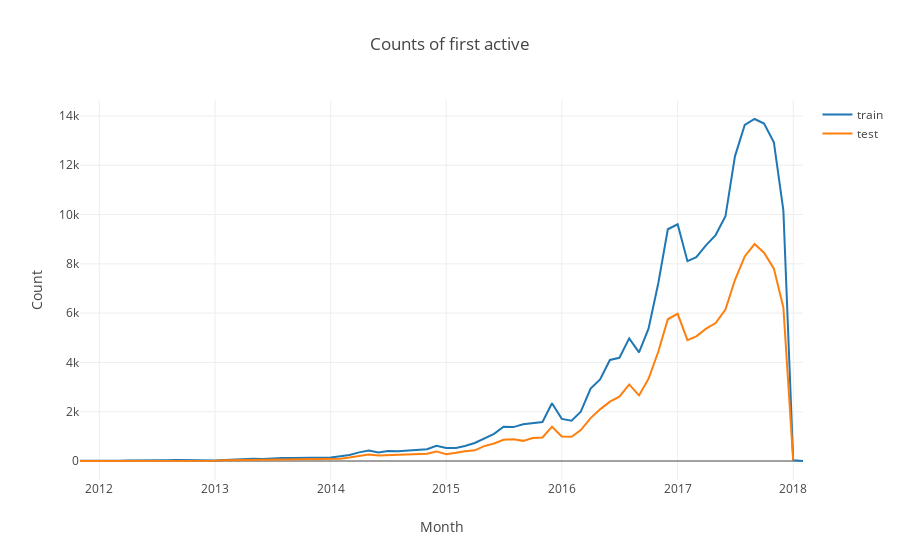

Notebook source saved alongside this figure:
### Markdown cell above
- These two plots show an important idea: while different categories of these features could have various counts, the distribution of target is almost the same. This could mean, that these features aren't really good at predicting target - we'll need other features and feature engineering. Also it is worth noticing that mean target values of each catogory of these features is near zero. This could mean that data was sampled from normal distribution.

### Code cell
import plotly.offline as py
py.init_notebook_mode(connected=True)
import plotly.graph_objs as go

d1 = df_train['first_active_month'].value_counts().sort_index()
d2 = df_test['first_active_month'].value_counts().sort_index()
data = [go.Scatter(x=d1.index, y=d1.values, name='train'), go.Scatter(x=d2.index, y=d2.values, name='test')]
layout = go.Layout(dict(title = "Counts of first active",
                  xaxis = dict(title = 'Month'),
                  yaxis = dict(title = 'Count'),
                  ),legend=dict(
                orientation="v"))
py.iplot(dict(data=data, layout=layout))

### Figure 1 — Plotly figure (JSON) as saved in the notebook; plotly's stock layout.template omitted (floating-point values rounded to 4 significant figures)
{"data": [{"name": "train", "type": "scatter", "uid": "d48096e5-abae-42e1-851f-7957f04201f1", "x": ["2011-11-01", "2011-12-01", "2012-02-01", "2012-03-01", "2012-04-01", "2012-05-01", "2012-06-01", "2012-07-01", "2012-08-01", "2012-09-01", "2012-10-01", "2012-11-01", "2012-12-01", "2013-01-01", "2013-02-01", "2013-03-01", "2013-04-01", "2013-05-01", "2013-06-01", "2013-07-01", "2013-08-01", "2013-09-01", "2013-10-01", "2013-11-01", "2013-12-01", "2014-01-01", "2014-02-01", "2014-03-01", "2014-04-01", "2014-05-01", "2014-06-01", "2014-07-01", "2014-08-01", "2014-09-01", "2014-10-01", "2014-11-01", "2014-12-01", "2015-01-01", "2015-02-01", "2015-03-01", "2015-04-01", "2015-05-01", "2015-06-01", "2015-07-01", "2015-08-01", "2015-09-01", "2015-10-01", "2015-11-01", "2015-12-01", "2016-01-01", "2016-02-01", "2016-03-01", "2016-04-01", "2016-05-01", "2016-06-01", "2016-07-01", "2016-08-01", "2016-09-01", "2016-10-01", "2016-11-01", "2016-12-01", "2017-01-01", "2017-02-01", "2017-03-01", "2017-04-01", "2017-05-01", "2017-06-01", "2017-07-01", "2017-08-01", "2017-09-01", "2017-10-01", "2017-11-01", "2017-12-01", "2018-01-01", "2018-02-01"], "y": [8, 2, 7, 10, 18, 28, 19, 29, 36, 38, 31, 48, 18, 23, 37, 58, 58, 94, 79, 110, 126, 121, 126, 132, 165, 144, 198, 242, 352, 431, 345, 407, 399, 431, 476, 481, 617, 533, 526, 608, 733, 918, 1104, 1393, 1376, 1494, 1532, 1582, 2343, 1711, 1636, 2005, 2938, 3314, 4102, 4188, 4977, 4410, 5371, 7222, 9403, 9605, 8110, 8271, 8761, 9168, 9930, 12363, 13638, 13878, 13695, 12930, 10170, 34, 1]}, {"name": "test", "type": "scatter", "uid": "f295602e-b4a6-4590-9e20-e44c42602582", "x": ["2011-11-01", "2011-12-01", "2012-01-01", "2012-02-01", "2012-03-01", "2012-04-01", "2012-05-01", "2012-06-01", "2012-07-01", "2012-08-01", "2012-09-01", "2012-10-01", "2012-11-01", "2012-12-01", "2013-01-01", "2013-02-01", "2013-03-01", "2013-04-01", "2013-05-01", "2013-06-01", "2013-07-01", "2013-08-01", "2013-09-01", "2013-10-01", "2013-11-01", "2013-12-01", "2014-01-01", "2014-02-01", "2014-03-01", "2014-04-01", "2014-05-01", "2014-06-01", "2014-07-01", "2014-08-01", "2014-09-01", "2014-10-01", "2014-11-01", "2014-12-01", "2015-01-01", "2015-02-01", "2015-03-01", "2015-04-01", "2015-05-01", "2015-06-01", "2015-07-01", "2015-08-01", "2015-09-01", "2015-10-01", "2015-11-01", "2015-12-01", "2016-01-01", "2016-02-01", "2016-03-01", "2016-04-01", "2016-05-01", "2016-06-01", "2016-07-01", "2016-08-01", "2016-09-01", "2016-10-01", "2016-11-01", "2016-12-01", "2017-01-01", "2017-02-01", "2017-03-01", "2017-04-01", "2017-05-01", "2017-06-01", "2017-07-01", "2017-08-01", "2017-09-01", "2017-10-01", "2017-11-01", "2017-12-01", "2018-01-01"], "y": [3, 2, 1, 4, 10, 11, 12, 14, 15, 21, 18, 13, 18, 16, 14, 28, 34, 40, 44, 56, 72, 73, 75, 80, 80, 95, 90, 97, 141, 209, 263, 220, 236, 265, 257, 291, 296, 390, 279, 335, 397, 433, 604, 711, 862, 882, 818, 936, 955, 1393, 996, 987, 1258, 1740, 2096, 2407, 2610, 3108, 2663, 3335, 4444, 5751, 5974, 4903, 5058, 5371, 5598, 6147, 7344, 8299, 8805, 8451, 7807, 6233, 28]}], "layout": {"legend": {"orientation": "v"}, "title": {"text": "Counts of first active"}, "xaxis": {"title": {"text": "Month"}}, "yaxis": {"title": {"text": "Count"}}}}
